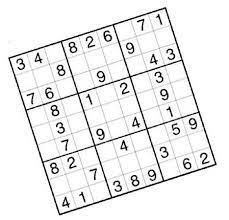
#> input picture sudoku.jpeg, 229 x 220 px
$ python ImageAlignment.py
#> lines starting #> are read from the running program, lines starting #| are printed output that depends on the picture
import cv2
import numpy as np

array=np.zeros((4,2),int)
counter=0
def click(event,x,y,flags,param):
    global counter
    if event==cv2.EVENT_LBUTTONDOWN:
        cv2.circle(image,(x,y),5,(255,0,0),-1)
        array[counter]=x,y
        counter=counter+1

        print(x,y)
image=cv2.imread("sudoku.jpeg")
#> image is the input picture: shape (220, 229, 3); min 0, max 255, mean 236.1
image=cv2.resize(image,(500,500))
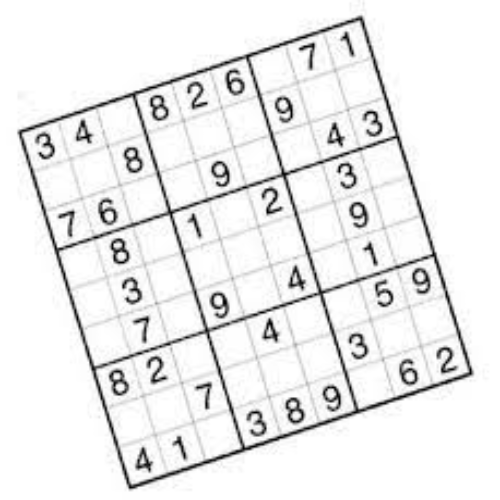
#> image: shape (500, 500, 3); min 0, max 255, mean 236

while True:

    if(counter==4):
        pts1 = np.float32([array[0],array[1],array[2],array[3]])
        pts2 = np.float32([[0, 0], [500, 0], [0, 500], [500, 500]])
        matrix = cv2.getPerspectiveTransform(pts1, pts2)
        final = cv2.warpPerspective(image, matrix, (500, 500))
        cv2.imshow("output", final)
    cv2.namedWindow('input')
    cv2.setMouseCallback("input",click)


    cv2.imshow("input",image)
    cv2.waitKey(1)
